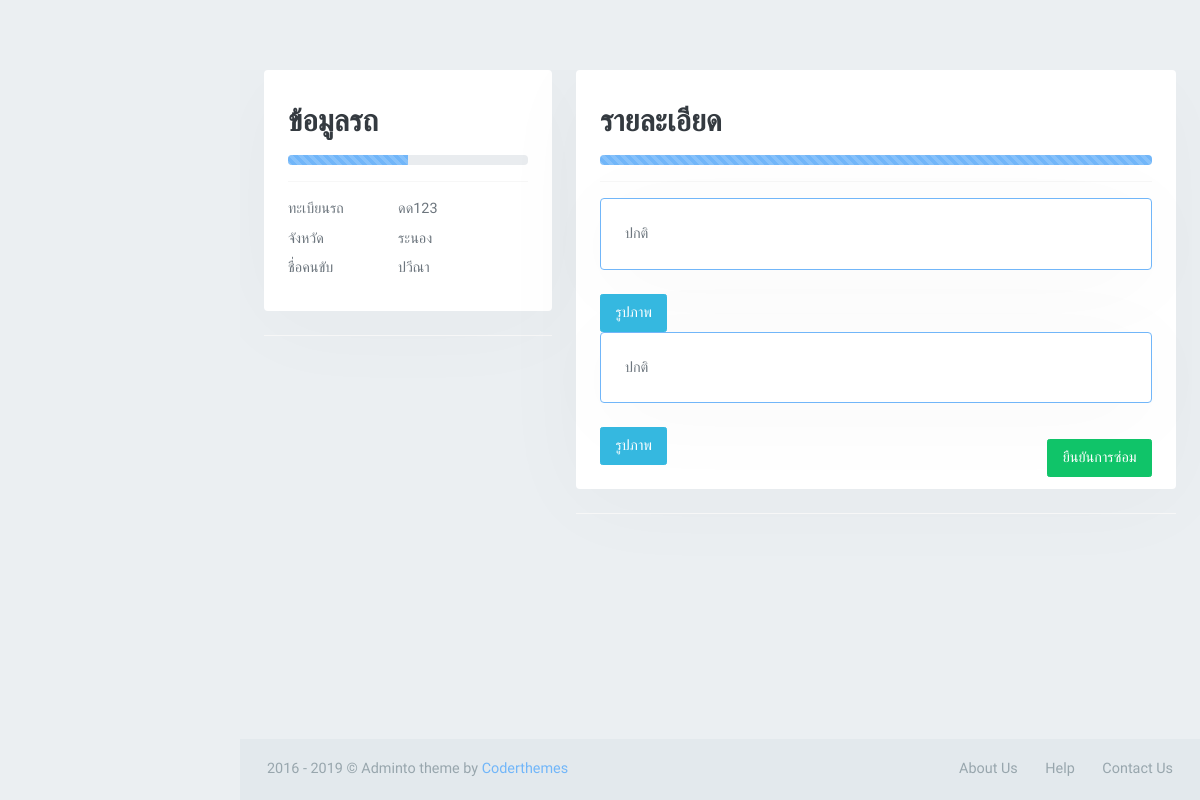
/maintenance_details.php?car_id=40&&id=3&&carlin=ดด123, run on the app's committed database.
### tables this page shows
CREATE TABLE `car_data` (
  `rec` int(11) NOT NULL,
  `car_id` varchar(30) NOT NULL,
  `car_name_cf` varchar(100) NOT NULL,
  `car_form` varchar(50) NOT NULL,
  `car_plate` varchar(50) NOT NULL,
  `car_province` varchar(100) NOT NULL,
  `car_licenseplatetail` varchar(100) NOT NULL,
  `car_insurance_company` varchar(100) NOT NULL,
  `dateRegis` varchar(50) NOT NULL,
  `dateExTax` varchar(50) NOT NULL,
  `dateExIns` varchar(50) NOT NULL,
  `company_id` varchar(20) NOT NULL,
  `user_update` varchar(30) NOT NULL,
  `car_status` int(5) NOT NULL DEFAULT '0',
  `date_add` datetime NOT NULL,
  `date_update` datetime NOT NULL
);

CREATE TABLE `report` (
  `report_id` int(3) NOT NULL,
  `license_car` varchar(50) NOT NULL,
  `report_topic` varchar(100) NOT NULL,
  `report_detail` varchar(255) NOT NULL,
  `image` varchar(100) NOT NULL,
  `report_status` varchar(20) NOT NULL,
  `report_date_add` datetime NOT NULL
);

### maintenance_details.php (the view, shortened to what this page needs)
<?php
$car_id = $_GET['car_id'];
?>
<!DOCTYPE html>
<html lang="th">
<head>
    <link rel="stylesheet" href="assets/libs/morris-js/morris.css" />
    <link href="assets/libs/sweetalert2/sweetalert2.min.css" rel="stylesheet" type="text/css" />
    <link href="assets/css/bootstrap.min.css" rel="stylesheet" type="text/css" />
    <link href="assets/css/icons.min.css" rel="stylesheet" type="text/css" />
    <link href="assets/css/app.min.css" rel="stylesheet" type="text/css" />
</head>
<?php
require("maintenance_topbar.php");
?>
<body>
    <div id="wrapper">
        <div class="content-page">
            <div class="content">
                <div class="container-fluid">
                    <div class="row">
                        <div class="col-xl-4 col-md-4">
                            <div class="card-box">
                                <h2 class="">ข้อมูลรถ</h2>
                                <div class="progress">
                                    <div class="progress-bar bg-blue progress-bar-striped progress-bar-animated"
                                        role="progressbar" aria-valuenow="3" aria-valuemin="0" aria-valuemax="100"
                                        style="width: 50%;">
                                    </div>
                                </div>
                                <hr />
                                <?php
                                        $sql = "SELECT  *  FROM car_data
                                            WHERE car_data.rec=$car_id ";
                                        $query = mysqli_query($con, $sql) or die("Database selection failed: " . mysqli_error($con));
                                        while($result = mysqli_fetch_array($query)) {
                                        ?>
                                <div class="row">
                                    <div class="col-md-12">
                                        <div class="row">
                                            <dt class="col-sm-5">ทะเบียนรถ</dt>
                                            <dd class="col-sm-7"><?php echo $result['car_plate'] ?></dd>
                                            <dt class="col-sm-5">จังหวัด</dt>
                                            <dd class="col-sm-7"><?php echo $result['car_province'] ?></dd>
                                            <dt class="col-sm-5">ชื่อคนขับ</dt>
                                            <dd class="col-sm-7"><?php echo $result['car_name_cf'] ?></dd>
                                        </div>
                                    </div>
                                </div>
                                <?php
                                    }
                                    ?>
                            </div>
                            <hr />
                        </div>
                        <div class="col-xl-8 col-md-8">
                            <div class="card-box">
                                <h2 class="">รายละเอียด</h2>
                                <div class="progress">
                                    <div class="progress-bar bg-blue progress-bar-striped progress-bar-animated"
                                        role="progressbar" aria-valuenow="35" aria-valuemin="0" aria-valuemax="100"
                                        style="width: 100%;">
                                    </div>
                                </div>
                                <hr />
                                <?php
                                $id = $_GET['id'];
                                $select = "SELECT * FROM report
                                 WHERE report_id=$id AND report_status='ผ่าน'
                                ";
                                $query = mysqli_query($con,$select);
                                while($row = mysqli_fetch_array($query)){
                                    $canlin = $row['license_car'];
                                }
                                $select = "SELECT * FROM report
                                WHERE license_car='$canlin' AND report_status='ผ่าน'
                               ";
                               $query = mysqli_query($con,$select);
                                while($row = mysqli_fetch_array($query)){
                                ?>
                                <?php if($row['report_status'] == "ผ่าน"){?>
                                <div class="card-box border border-primary">
                                    <?php echo $row['report_detail'];?></a>
                                </div>
                                <button type="button" class="btn btn-info " onclick="showValue(this)"
                                    value="<?php echo $row["image"]; ?>">รูปภาพ</button>
                                <?php }?>
                                <?php }?>
                                <div class="float-right">
                                    <button type="button" class="btn btn-success  waves-light mt-2 "
                                        id="sa-success">ยืนยันการซ่อม</button>
                                </div>
                            </div>
                            <hr />
                        </div>
                    </div>
                </div>
            </div>
        </div>
    </div>
    <footer class="footer">
        <div class="container-fluid">
            <div class="row">
                <div class="col-md-6">
                    2016 - 2019 &copy; Adminto theme by <a href="">Coderthemes</a>
                </div>
                <div class="col-md-6">
                    <div class="text-md-right footer-links d-none d-sm-block">
                        <a href="javascript:void(0);">About Us</a>
                        <a href="javascript:void(0);">Help</a>
                        <a href="javascript:void(0);">Contact Us</a>
                    </div>
                </div>
            </div>
        </div>
    </footer>
</body>
</html>

### data on the page
car_data: car_plate "ดด123", car_province "ระนอง", car_name_cf "ปวีณา"
report: report_detail "ปกติ"
report: report_detail "ปกติ"
